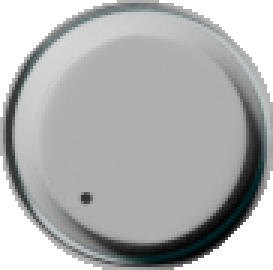
#> input picture blender files/thilter_ui/image_processing/light_mode/smallknob2/raw_cuts/cropped_0003.png, 91 x 90 px (shown 3 times larger); its folder holds 4 pictures in this run; the run also reads 1 picture not shown here
$ python make_imagestrip.py
#> lines starting #> are read from the running program, lines starting #| are printed output that depends on the picture
from PIL import Image
import os
def process_image_sequence(directory_path):
#> called with directory_path = './'
    image_files = []
    for filename in os.listdir(directory_path):
        # Filter for common image file extensions (you can extend this list)
        if filename.lower().endswith(('.png', '.jpg', '.jpeg', '.gif', '.bmp', '.tiff')):
            image_files.append(filename)

    # Sort the files to ensure correct sequence order (e.g., frame001.png, frame002.png)
    image_files.sort()
    for image_filename in image_files:
        full_path = os.path.join(directory_path, image_filename)
        print(f"Processing image: {full_path}")
    return image_files
image_paths = process_image_sequence("./")
print(image_paths)
images = [Image.open(path) for path in image_paths]
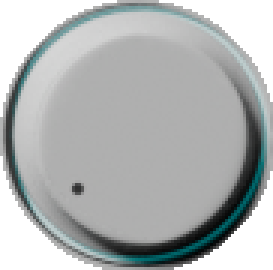
#> input picture blender files/thilter_ui/image_processing/light_mode/smallknob2/raw_cuts/cropped_0007.png, 91 x 90 px (shown 3 times larger)
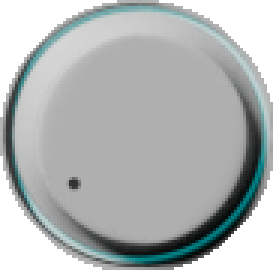
#> input picture blender files/thilter_ui/image_processing/light_mode/smallknob2/raw_cuts/cropped_0009.png, 91 x 90 px (shown 3 times larger)
#> images = 4 items
max_width = max(img.width for img in images)
#> max_width = 91
resized_images = []
for img in images:
    if img.width != max_width:
        # Maintain aspect ratio while resizing to max_width
        new_height = int(img.height * (max_width / img.width))
        resized_images.append(img.resize((max_width, new_height)))
    else:
        resized_images.append(img)
#> this loop made 4 passes
#> after the loop, resized_images = 4 items

total_height = sum(img.height for img in resized_images)
#> total_height = 360
# Use the mode of the first image (e.g., 'RGB', 'RGBA')
strip_image = Image.new(resized_images[0].mode, (max_width, total_height))
#> strip_image: PIL image 91x360 RGBA; every value is 0
y_offset = 0
for img in resized_images:
    strip_image.paste(img, (0, y_offset))
    y_offset += img.height
#> this loop made 4 passes
#> y_offset on passes 1 to 4: 90, 180, 270, 360
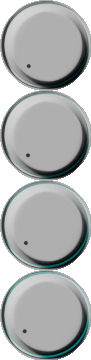
#> strip_image: PIL image 91x360 RGBA; mean R, G, B, A 125.2, 127.8, 127.8, 203.5; transparent parts drawn white
#> after the loop, y_offset = 360

strip_image.save("smallknob2imagestrip_light.png")
